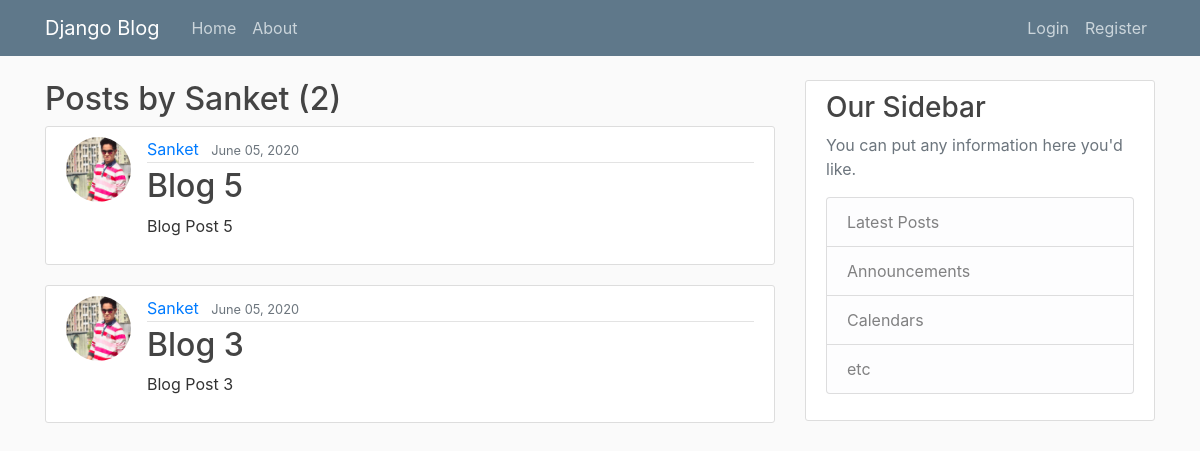
/blog/user/Sanket, run on an earlier commit of the app's database.
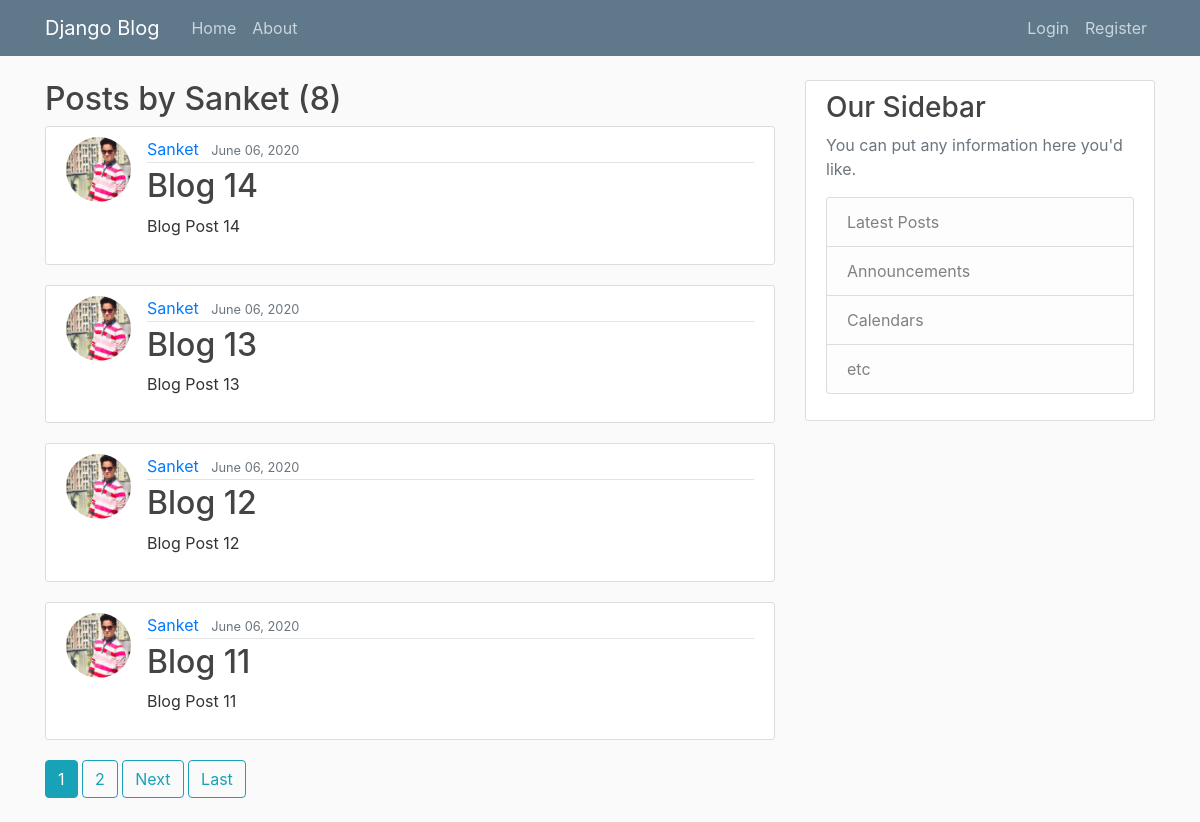
And on a later commit of the database.
### blog/models.py (models this page shows, shortened)
class Post(models.Model):
	title = models.CharField(max_length=100)
	content = models.TextField()
	date_posted = models.DateTimeField(default=timezone.now)
	author = models.ForeignKey(User, on_delete=models.CASCADE)

### users/models.py (models this page shows, shortened)
class Profile(models.Model):
	user = models.OneToOneField(User, on_delete = models.CASCADE) # If user deleted, delete profile
	image = models.ImageField(default='default.jpg', upload_to='profile_pics')

### blog/views.py (the view)
# urls.py: path('user/<str:username>', UserPostListView.as_view(), name='user-posts'),
class UserPostListView(ListView):
	model = Post
	template_name = 'blog/user_posts.html'
	context_object_name = 'posts'
	paginate_by = 4
	def get_queryset(self):
		user = get_object_or_404(User, username=self.kwargs.get('username'))
		return Post.objects.filter(author=user).order_by('-date_posted')

### blog/templates/blog/user_posts.html (shortened to what this page needs)
{% extends "blog/base.html" %}
{% block content %}
	<h2>Posts by {{ view.kwargs.username }} ({{ page_obj.paginator.count }})</h2>
	{% for post in posts %}
		<article class="media content-section">
			<img class="rounded-circle article-img" src="{{ post.author.profile.image.url }}">
		  	<div class="media-body">
		    	<div class="article-metadata">
		      		<a class="mr-2" href="{% url 'user-posts' post.author.username %}">{{ post.author }}</a>
		      		<small class="text-muted">{{ post.date_posted|date:"F d, Y" }}</small>
		    	</div>
		    		<h2><a class="article-title" href="{% url 'post-detail' post.id %}">{{ post.title }}</a></h2>
		    		<p class="article-content">{{ post.content }}</p>
		  	</div>
		</article>
	{% endfor %}
	{% if is_paginated %}
		{% for num in page_obj.paginator.page_range %}
			{% if page_obj.number == num %}
				<a class="btn btn-info mb-4" href="{{ num }}">{{ num }}</a>
			{% elif  num > page_obj.number|add:'-3' and num < page_obj.number|add:'3' %}
				<a class="btn btn-outline-info mb-4" href="?page={{ num }}">{{ num }}</a>
			{% endif %}
		{% endfor %}
		{% if page_obj.has_next %}
			<a class="btn btn-outline-info mb-4" href="?page={{page_obj.next_page_number}}">Next</a>
			<a class="btn btn-outline-info mb-4" href="?page={{page_obj.paginator.num_pages}}">Last</a>
		{% endif %}
	{% endif %}
{% endblock content %}

What changed in the data, as far as the page shows it:
no longer on this page (row edited): Post: author.profile.image (picture), author "Sanket", date_posted "June 05, 2020", title "Blog 5", content "Blog Post 5"
no longer on this page (row edited): Post: author.profile.image (picture), author "Sanket", date_posted "June 05, 2020", title "Blog 3", content "Blog Post 3"
added Post: author.profile.image (picture), author "Sanket", date_posted "June 06, 2020", title "Blog 14", content "Blog Post 14"
added Post: author.profile.image (picture), author "Sanket", date_posted "June 06, 2020", title "Blog 13", content "Blog Post 13"
added Post: author.profile.image (picture), author "Sanket", date_posted "June 06, 2020", title "Blog 12", content "Blog Post 12"
added Post: author.profile.image (picture), author "Sanket", date_posted "June 06, 2020", title "Blog 11", content "Blog Post 11"
Also different on the page:
{{ page_obj.paginator.count }}: "2" → "8"
new list line: "1"
new list line: "2"
text now shown: "Next Last"
